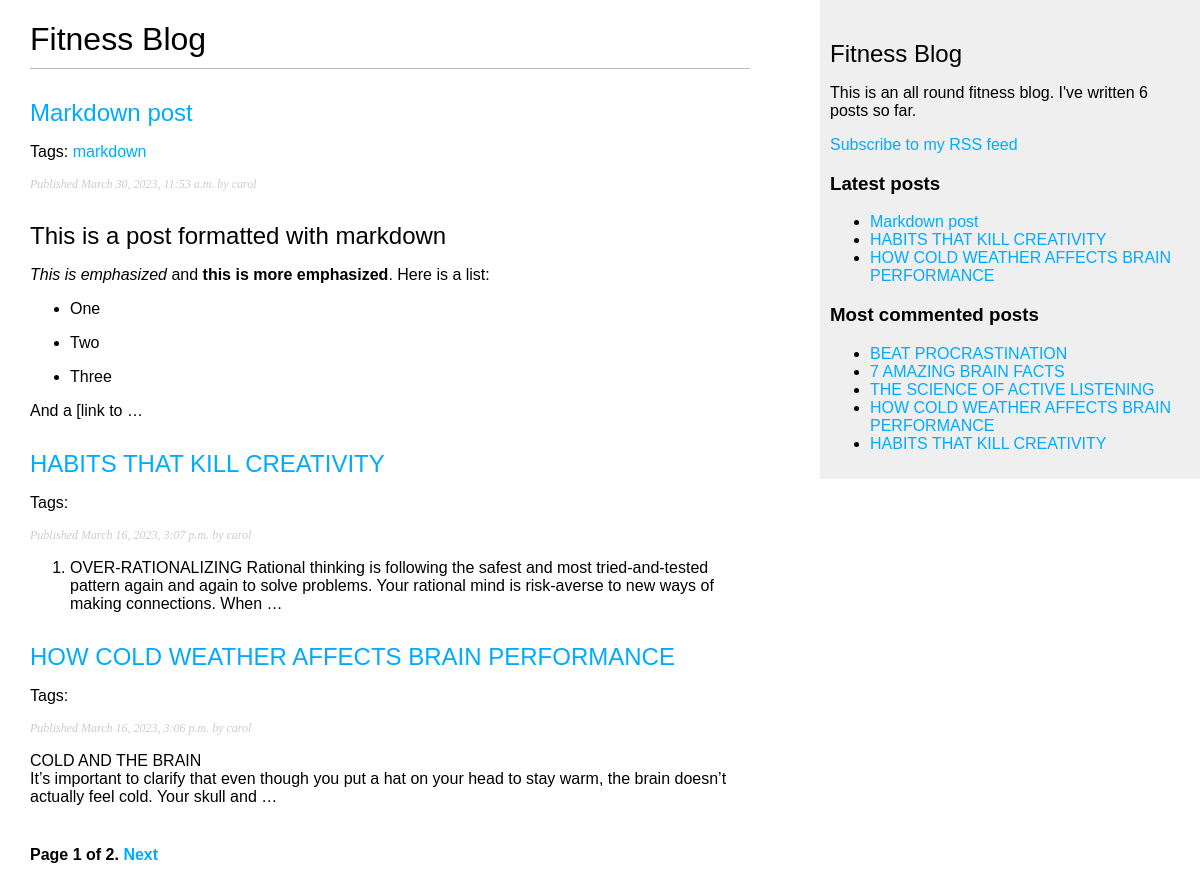
Screenshot of /blog/ with the database file from the repository.
### blog/models.py (models this page shows, shortened)
class Post(models.Model):
    class Status(models.TextChoices):#enumerate class Status by subclassing models.TextChoices.
         DRAFT = 'DF','Draft'#available choices for the post status are DRAFT and PUBLISHED.
         PUBLISHED = 'PB','Published'#Their respective values are DF and PB, and their labels or readable names are Draft and Published.
    title = models.CharField(max_length =250)
    body = models.TextField()
    slug = models.SlugField(max_length =250, unique_for_date='publish')
    created_at = models.DateTimeField(auto_now_add=True)
    updated_at = models.DateTimeField(auto_now_add=True)
    publish = models.DateTimeField(default=timezone.now)
    status = models.CharField(max_length =2, choices=Status.choices, default=Status.DRAFT)
    author = models.ForeignKey(User, on_delete=models.CASCADE, related_name='blog_posts')
    objects = models.Manager()# The default manager
    published = PublishedManager()# Our custom managerf
    tags = TaggableManager()
    class Meta:# this class defines metadata for the model
         ordering = ['-publish']#ordering attribute tells Django to sort results by the publish field
         indexes = [#This option allows database indexes for your model
              models.Index(fields=['-publish']),
         ]
    def get_absolute_url(self):#builds URL dynamically using the URL name defined in the URL patterns.
         return reverse('blog:post_detail', args=[self.publish.year,
                                                  self.publish.month,
                                                  self.publish.day,
                                                  self.slug])#parameters of the canonical URL for blog posts to match the new URL parameters.

### blog/views.py (the view)
# urls.py: path('', views.post_list, name='post_list'),
def post_list(request, tag_slug=None):#takes the request object as the only parameter.This parameter is required by all views.
    post_list = Post.published.all()#retrieve all posts with PUBLISHED status
    tag = None
    if tag_slug:
        tag = get_object_or_404(Tag,slug=tag_slug)
        post_list = post_list.filter(tags__in=[tag])
    paginator = Paginator(post_list, 3)
    page_number = request.GET.get('page', 1)
    try:
        posts = paginator.page(page_number)
    except PageNotAnInteger:
        posts = paginator.page(1)
    except EmptyPage:
        posts = paginator.page(paginator.num_pages)
    return render(request, 'post/list.html', {'posts': posts,'tag': tag})#renders request object,template path,context variables in the given template

### blog/models.py (called while the page is built)
     def get_queryset(self):
          return super().get_queryset()\
          .filter(status=Post.Status.PUBLISHED)

### blog/templatetags/blog_tags.py (called while the page is built)
@register.simple_tag
def total_posts():
    return Post.published.count()

@register.inclusion_tag('post/latest_posts.html')
def show_latest_posts(count=5):
    latest_posts = Post.published.order_by('-publish')[:count]
    return {'latest_posts': latest_posts}

@register.simple_tag
def get_most_commented_posts(count=5):
    return Post.published.annotate(
                total_comments=Count('comments')
            ).order_by('-total_comments')[:count]

@register.filter(name='markdown')
def markdown_format(text):
    return mark_safe(markdown.markdown(text))

### blog/templates/post/list.html (shortened to what this page needs)
{% extends "blog/base.html" %}
{% load blog_tags %}
{% block content %}
<h1>Fitness Blog</h1>
{% for post in posts %}
<h2>
    <a href="{{ post.get_absolute_url}}">
        {{ post.title}}
    </a>
</h2>
<p class="tags">
    Tags:
    {% for tag in post.tags.all %}
    <a href="{% url "blog:post_list_by_tag" tag.slug %}">
        {{ tag.name }}
    </a>
    {% endfor %}
<p class="date">
    Published {{ post.publish }} by {{ post.author}}
</p>
{{ post.body|truncatewords_html:30|markdown }}
{% endfor %}
{% include "pagination.html" with page=posts %}
{% endblock %}

### blog/templates/blog/base.html (shortened to what this page needs)
{% load blog_tags %}
{% load static %}
<!DOCTYPE html>
<html lang="en">
<head>
    <link href="{% static "css/blog.css" %}" rel="stylesheet">
</head>
<body>
    <div id="content">
       {% block content %}
       {% endblock %}
    </div>
    <div id="sidebar">
        <h2>Fitness Blog</h2>
        <p>This is an all round fitness blog.
            I've written {% total_posts %} posts so far.
        </p>
        <p>
            <a href="{% url "blog:post_feed" %}">
                Subscribe to my RSS feed
            </a>
        </p>
        <h3>Latest posts</h3>
        {% show_latest_posts 3 %}
        <h3>Most commented posts</h3>
        {% get_most_commented_posts as most_commented_posts %}
        <ul>
            {% for post in most_commented_posts %}
            <li>
            <a href="{{ post.get_absolute_url }}">{{ post.title }}</a>
            </li>
            {% endfor %}
            </ul>
    </div>
</body>
</html>

### blog/templates/post/latest_posts.html
<ul>
    {% for post in latest_posts %}
    <li>
    <a href="{{ post.get_absolute_url }}">{{ post.title }}</a>
    </li>
    {% endfor %}
</ul>

### blog/static/css/blog.css (style rules this page uses)
body { margin:0; padding:0; font-family:helvetica, sans-serif; }
a { color:#00abff; text-decoration:none; }
h1 { font-weight:normal; border-bottom:1px solid #bbb; padding:0 0 10px 0; }
h2 { font-weight:normal; margin:30px 0 0; }
#content { float:left; width:60%; padding:0 0 0 30px; }
#sidebar { float:right; width:30%; padding:10px; background:#efefef; height:100%; }
p.date { color:#ccc; font-family: georgia, serif; font-size: 12px; font-style: italic; }

### rows the page displays
Post: title "Markdown post", publish "March 30, 2023, 11:53 a.m.", author "carol", body "This is a post formatted with markdown This is emphasized and this is more emphasized . Here is a list: One Two Three And a [link to …"
Tag: name "markdown"
Post: title "HABITS THAT KILL CREATIVITY", publish "March 16, 2023, 3:07 p.m.", author "carol", body "OVER-RATIONALIZING Rational thinking is following the safest and most tried-and-tested pattern again and again to solve problems. Your rational mind is risk-averse to new ways of making connections. When …"
Post: title "HOW COLD WEATHER AFFECTS BRAIN PERFORMANCE", publish "March 16, 2023, 3:06 p.m.", author "carol", body "COLD AND THE BRAIN It’s important to clarify that even though you put a hat on your head to stay warm, the brain doesn’t actually feel cold. Your skull and …"
Post: title "BEAT PROCRASTINATION"
Post: title "7 AMAZING BRAIN FACTS"
Post: title "THE SCIENCE OF ACTIVE LISTENING"

### other values shown
{{ page.number }} "1"
{{ page.paginator.num_pages }} "2"
